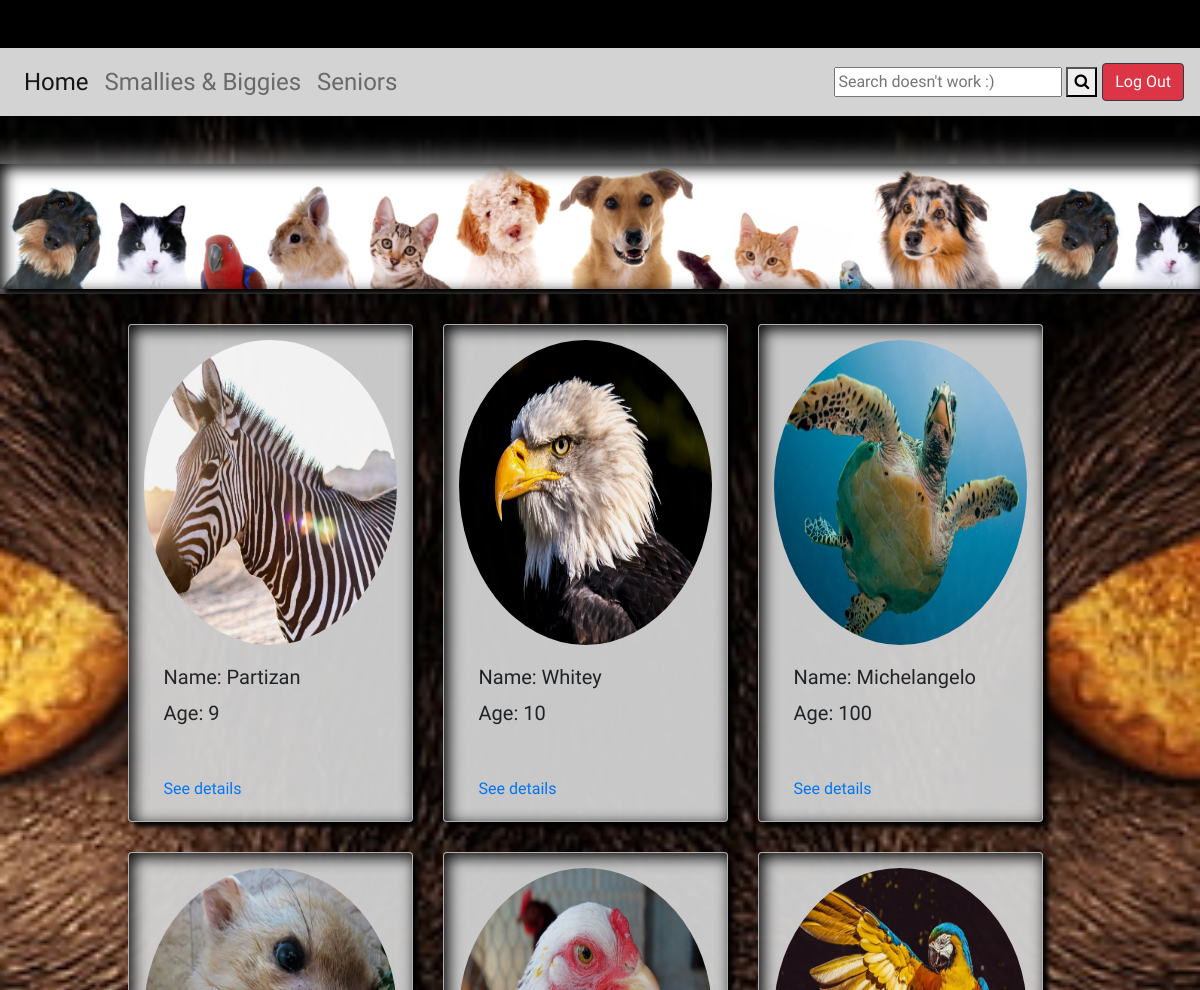
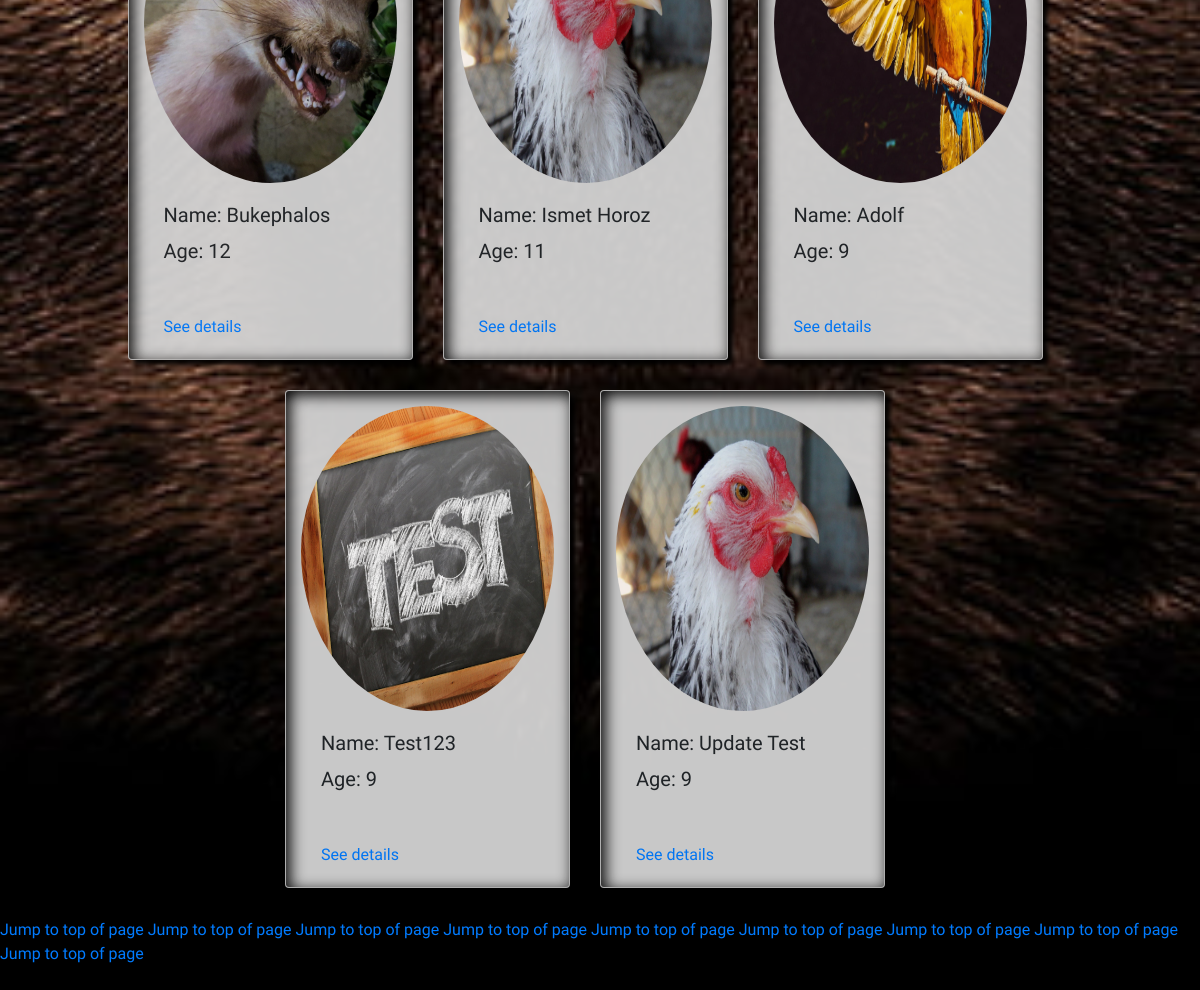
The app's page /crud_cr11/seniors.php (signed in) with its own data (2 pictures, top to bottom).
### tables this page shows
CREATE TABLE `pets` (
  `id` int(11) NOT NULL,
  `image` varchar(255) DEFAULT NULL,
  `name` varchar(50) DEFAULT NULL,
  `age` int(10) DEFAULT NULL,
  `description` varchar(500) DEFAULT NULL,
  `hobbies` varchar(255) DEFAULT NULL,
  `size` varchar(50) DEFAULT NULL,
  `address` varchar(255) DEFAULT NULL,
  `zip` int(11) DEFAULT NULL,
  `city` varchar(50) DEFAULT NULL
);

### crud_cr11/seniors.php (the view, shortened to what this page needs)
<!DOCTYPE html>
<html>
<head>
  <link rel="stylesheet" href="https://stackpath.bootstrapcdn.com/bootstrap/4.5.0/css/bootstrap.min.css">
  <link rel="stylesheet" href="https://cdnjs.cloudflare.com/ajax/libs/font-awesome/4.7.0/css/font-awesome.min.css">
</head>
<body><br><br>
  <nav class="navbar navbar-expand-lg navbar-light">
  <div class="collapse navbar-collapse" id="navbarTogglerDemo03">
    <ul class="navbar-nav mr-auto mt-2 mt-lg-0">
      <li class="nav-item active">
        <a class="nav-link" href="home.php">Home<span class="sr-only">(current)</span></a>
      </li>
      <li class="nav-item">
        <a class="nav-link" href="general.php">Smallies & Biggies</a>
      </li>
      <li class="nav-item">
        <a class="nav-link" href="seniors.php">Seniors</a>
      </li>
    </ul>
    <form class="example" action="action_page.php">
        <input type="text" placeholder="Search doesn't work :)" name="search">
        <button type="submit"><i class="fa fa-search"></i></button>
      </form>
  </div>
<a class="btn btn-danger border border-dark" href="logout.php?logout"> Log Out</a>
</nav><br><br>
      <div class="imgCont">
      </div>
    <div class="parallax_section parallax_image_first">
      <div class="row">
           <?php
           require_once "actions/db_connect.php";
            $sql = "SELECT * FROM pets WHERE age > 8";
                       $result = $connect->query($sql);
                        if($result->num_rows > 0) {
                            while($row = $result->fetch_assoc()) {
                               echo  "<div class='card col-sm-4 col-md-5 col-lg-3'>
                                              <img class='card-img-top' src='".$row['image']."' alt='Card image cap'>
                                            <div class='card-body'>
                                              <h5 class='card-title'>Name: ".$row['name']."</h5>
                                              <h5 class='card-title'>Age: ".$row['age']."</h5>
                                            </div>
                                            <div class='card-body'>
                                              <a href='details.php?id=".$row['id']. "'class='card-link'>See details</a>
                                            </div>
                                        </div>";
                           }
                       } else  {
                           echo  `<tr><td colspan='5'><center>No Data Avaliable</center></td></tr>`;
                       }
                       ?><br>
      </div>
  </div>
     <a class="jump" href="#">Jump to top of page</a>
     <a class="jump" href="#">Jump to top of page</a>
     <a class="jump" href="#">Jump to top of page</a>
     <a class="jump" href="#">Jump to top of page</a>
     <a class="jump" href="#">Jump to top of page</a>
     <a class="jump" href="#">Jump to top of page</a>
     <a class="jump" href="#">Jump to top of page</a>
     <a class="jump" href="#">Jump to top of page</a>
     <a class="jump" href="#">Jump to top of page</a>
     <br><br>
  </body>
</body>
</html>

### crud_cr11/seniors.php (style rules this page uses)
body { background-image: url("img/blacky.jpg"); background-position: bottom; background-repeat: no-repeat; background-size: cover; margin: 0; padding: 0; box-sizing: border-box; font-family: 'Quicksand', sans-serif; }
nav { background-color: lightgrey; }
.parallax_section { background-repeat: no-repeat; background-attachment: fixed; background-size: cover; }
.parallax_image_first { background-image: url("img/blacky.jpg"); background-attachment: fixed; background-position: center; }
.imgCont { display: flex; justify-content: center; align-items: center; max-width: 100%; height: 125px; background-image: url("img/pets.png"); padding: 0 8px 0 5px; margin-bottom: 5px; -webkit-box-shadow: 5px 5px 5px 0px #000000, inset 4px 4px 15px 0px #000000, 3px 2px 20px 10px rgba(183,183,183,0.66); box-shadow: 5px 5px 5px 0px #000000, inset 4px 4px 15px 0px #000000, 3px 2px 20px 10px rgba(183,183,183,0.66); }
.card { background-color: lightgrey; width: 18rem; opacity: 0.95; margin: 0 30px 30px 0; -webkit-box-shadow: 5px 5px 5px 0px #000000, inset 4px 4px 15px 0px #000000, 5px 5px 11px 6px rgba(165,165,165,0); box-shadow: 5px 5px 5px 0px #000000, inset 4px 4px 15px 0px #000000, 5px 5px 11px 6px rgba(165,165,165,0); }
.row { display: flex; justify-content: center; padding-top: 30px; margin: 0 30px 0 30px; }
.nav-link { font-size: 1.5em; }
.card-img-top { height: 320px; padding-top: 15px; border-radius: 50%; }
.btn-danger { margin-left: 5px; }

### records on screen
pets: image (picture), name "Partizan", age "9"
pets: image (picture), name "Whitey", age "10"
pets: image (picture), name "Michelangelo", age "100"
pets: image (picture), name "Bukephalos", age "12"
pets: image (picture), name "Ismet Horoz", age "11"
pets: image (picture), name "Adolf", age "9"
pets: image (picture), name "Test123", age "9"
pets: image (picture), name "Update Test", age "9"
